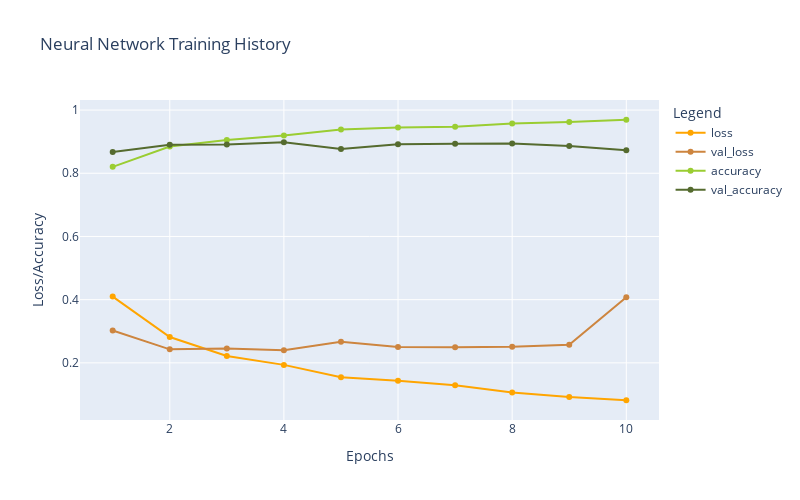

The notebook cell saved with this chart:
### Code cell
plot_history(historyV)

### Figure 1 — Plotly figure (JSON) as saved in the notebook; plotly's stock layout.template omitted (floating-point values rounded to 4 significant figures)
{"data": [{"hovertemplate": "Legend=loss<br>Epochs=%{x}<br>Loss/Accuracy=%{y}<extra></extra>", "legendgroup": "loss", "line": {"color": "orange", "dash": "solid"}, "marker": {"symbol": "circle"}, "mode": "lines+markers", "name": "loss", "orientation": "v", "showlegend": true, "type": "scatter", "x": [1, 2, 3, 4, 5, 6, 7, 8, 9, 10], "xaxis": "x", "y": [0.4098, 0.2817, 0.2216, 0.1936, 0.1545, 0.1434, 0.1292, 0.1066, 0.09207, 0.08167], "yaxis": "y"}, {"hovertemplate": "Legend=val_loss<br>Epochs=%{x}<br>Loss/Accuracy=%{y}<extra></extra>", "legendgroup": "val_loss", "line": {"color": "peru", "dash": "solid"}, "marker": {"symbol": "circle"}, "mode": "lines+markers", "name": "val_loss", "orientation": "v", "showlegend": true, "type": "scatter", "x": [1, 2, 3, 4, 5, 6, 7, 8, 9, 10], "xaxis": "x", "y": [0.3022, 0.2428, 0.2455, 0.2403, 0.2666, 0.2505, 0.2492, 0.2508, 0.2569, 0.4075], "yaxis": "y"}, {"hovertemplate": "Legend=accuracy<br>Epochs=%{x}<br>Loss/Accuracy=%{y}<extra></extra>", "legendgroup": "accuracy", "line": {"color": "yellowgreen", "dash": "solid"}, "marker": {"symbol": "circle"}, "mode": "lines+markers", "name": "accuracy", "orientation": "v", "showlegend": true, "type": "scatter", "x": [1, 2, 3, 4, 5, 6, 7, 8, 9, 10], "xaxis": "x", "y": [0.8203, 0.8847, 0.9053, 0.9197, 0.9383, 0.9447, 0.9473, 0.9577, 0.9623, 0.9693], "yaxis": "y"}, {"hovertemplate": "Legend=val_accuracy<br>Epochs=%{x}<br>Loss/Accuracy=%{y}<extra></extra>", "legendgroup": "val_accuracy", "line": {"color": "darkolivegreen", "dash": "solid"}, "marker": {"symbol": "circle"}, "mode": "lines+markers", "name": "val_accuracy", "orientation": "v", "showlegend": true, "type": "scatter", "x": [1, 2, 3, 4, 5, 6, 7, 8, 9, 10], "xaxis": "x", "y": [0.867, 0.89, 0.891, 0.898, 0.877, 0.892, 0.893, 0.894, 0.886, 0.873], "yaxis": "y"}], "layout": {"height": 500, "legend": {"title": {"text": "Legend"}, "tracegroupgap": 0}, "title": {"text": "Neural Network Training History"}, "width": 800, "xaxis": {"anchor": "y", "domain": [0, 1], "title": {"text": "Epochs"}}, "yaxis": {"anchor": "x", "domain": [0, 1], "title": {"text": "Loss/Accuracy"}}}}
